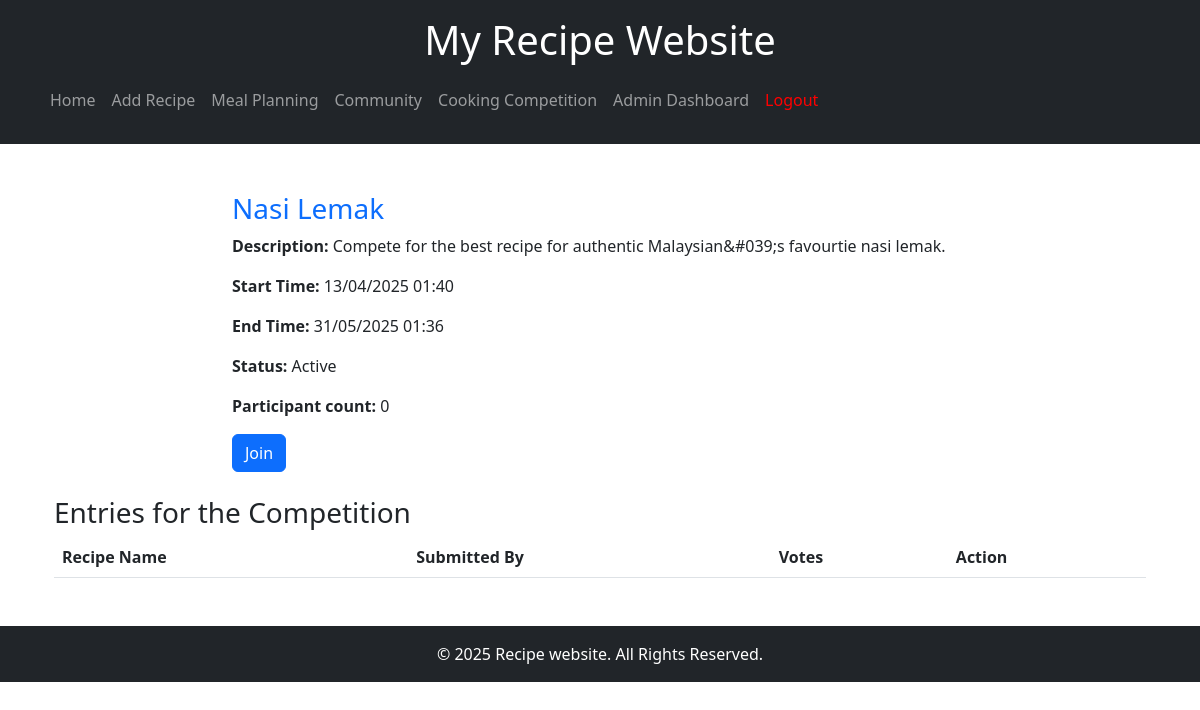
The app's page /view_competition.php?id=18 (signed in) with its own data.
### tables this page shows
CREATE TABLE `competitions` (
  `id` int(11) NOT NULL,
  `name` varchar(255) NOT NULL,
  `description` text NOT NULL,
  `start_time` datetime NOT NULL,
  `end_time` datetime NOT NULL,
  `isActive` tinyint(1) NOT NULL DEFAULT 1
);

### view_competition.php (the view, shortened to what this page needs)
<?php
include "./db/connect_db.php";
if (isset($_GET['id'])) {
    $competitionId = $_GET['id'];
    $stmt = $conn->prepare("SELECT * FROM competitions WHERE id = ?");
    $stmt->bind_param("i", $competitionId);
    $stmt->execute();
    $result = $stmt->get_result();
    $competition = $result->fetch_assoc();
    $isJoined = false;
} else {
    echo "Invalid competition ID!";
    exit;
}
?>
<?php
$stmtEntries = $conn->prepare("SELECT
    ce.recipe_id,
    u.id AS user_id,
    r.title AS recipe_name,
    u.username AS user_name,
    COUNT(cv.id) AS votes,
    EXISTS (
        SELECT 1 FROM competition_votes cv2
        WHERE cv2.recipe_id = ce.recipe_id
        AND cv2.user_id = ?
    ) AS hasVoted
FROM
    competition_entries ce
JOIN
    recipes r ON ce.recipe_id = r.id
JOIN
    users u ON ce.user_id = u.id
LEFT JOIN
    competition_votes cv ON cv.recipe_id = r.id
WHERE
    ce.competition_id = ?
GROUP BY
    ce.recipe_id, r.title, u.username, u.id
ORDER BY
    votes DESC;");
$stmtEntries->bind_param("ii", $_SESSION["id"], $competitionId);
$stmtEntries->execute();
$entriesResult = $stmtEntries->get_result();
?>
<!DOCTYPE html>
<html lang="en">
<head>
    <link href="https://cdn.jsdelivr.net/npm/bootstrap@5.3.0-alpha1/dist/css/bootstrap.min.css" rel="stylesheet">
</head>
<body>
    <?php include 'components/navbar.php'; ?>
    <div class="container mt-5">
        <div class="row">
            <div class="col-md-8 offset-md-2">
                <h3 class="text-primary"><?php echo htmlspecialchars($competition['name']); ?></h3>
                <p><strong>Description:</strong> <?php echo nl2br(htmlspecialchars($competition['description'])); ?></p>
                <p><strong>Start Time:</strong> <?php echo (new DateTime($competition['start_time']))->format('d/m/Y H:i'); ?></p>
                <p><strong>End Time:</strong> <?php echo (new DateTime($competition['end_time']))->format('d/m/Y H:i'); ?></p>
                <p><strong>Status:</strong> <?php echo $competition['isActive'] ? "Active" : "Closed"; ?></p>
                <p><strong>Participant count:</strong> <?php echo $entriesResult->num_rows ?></p>
                <?php if (isset($_SESSION["username"])): ?>
                    <div class="d-flex justify-content-between mt-3">
                        <?php
                            $startTime = new DateTime($competition['start_time']);
                            $endTime = new DateTime($competition['end_time']);
                            $currentTime = new DateTime();
                            $isCompetitionError = ($currentTime < $startTime) || ($currentTime > $endTime);
                        ?>
                        <a data-bs-toggle="modal" data-bs-target="#joinCompetitionModal"
                           onclick="updateJoinCompetition(<?php echo $competition['id']; ?>)"
                           class="btn btn-primary <?php if (!$competition['isActive'] || $isCompetitionError) echo 'disabled opacity-50'; ?>">
                            <?php
                                if ($currentTime < $startTime) {
                                    echo "Not started";
                                } else if ($currentTime > $endTime) {
                                    echo "Ended";
                                } else {
                                    echo $isJoined ? "Update Entry" : "Join";
                                }
                            ?>
                        </a>
                    </div>
                <?php else: ?>
                    <p class="text-muted mt-3">Please login to join the competition.</p>
                <?php endif; ?>
            </div>
        </div>
<div class="container mt-4">
    <h3>Entries for the Competition</h3>
    <table class="table table-striped">
        <thead>
            <tr>
                <th>Recipe Name</th>
                <th>Submitted By</th>
                <th>Votes</th>
                <th>Action</th>
            </tr>
        </thead>
    </table>
</div>
    </div>
    <?php include 'components/footer.php'; ?>
</body>
</html>

### records on screen
competitions: name "Nasi Lemak", description "Compete for the best recipe for authentic Malaysian&#039;s favourtie nasi lemak.", start_time "13/04/2025 01:40", end_time "31/05/2025 01:36"

### other values on screen
$entriesResult->num_rows "0"
